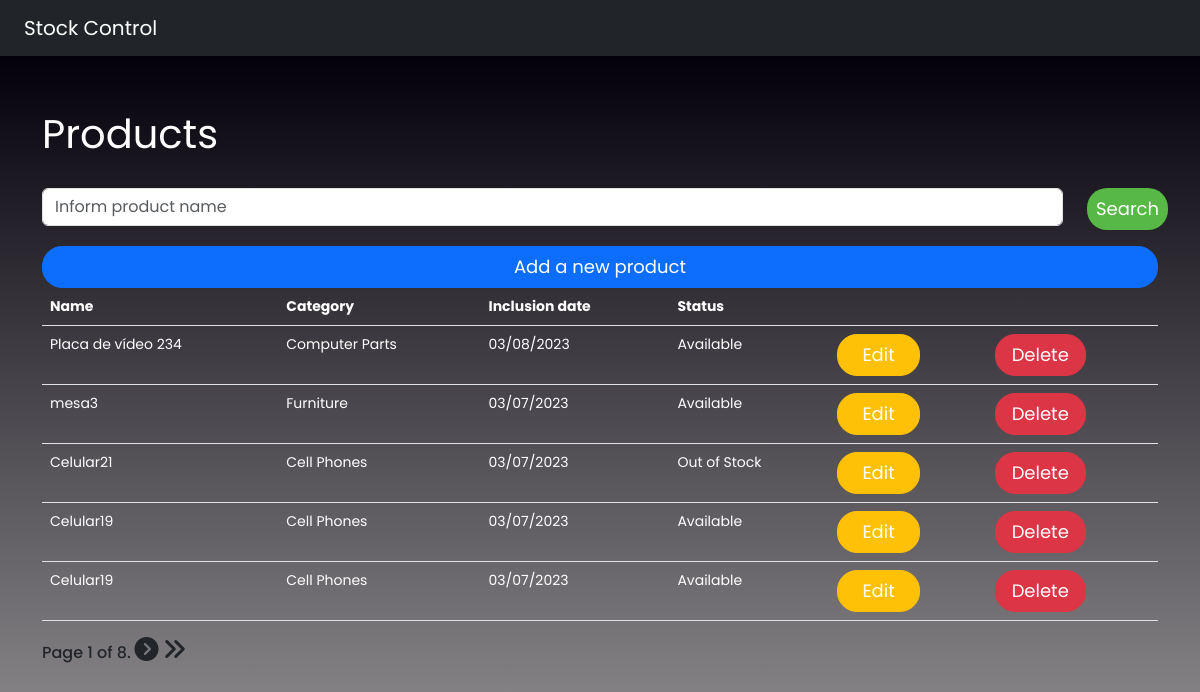
Before: /products/ with the older database file.
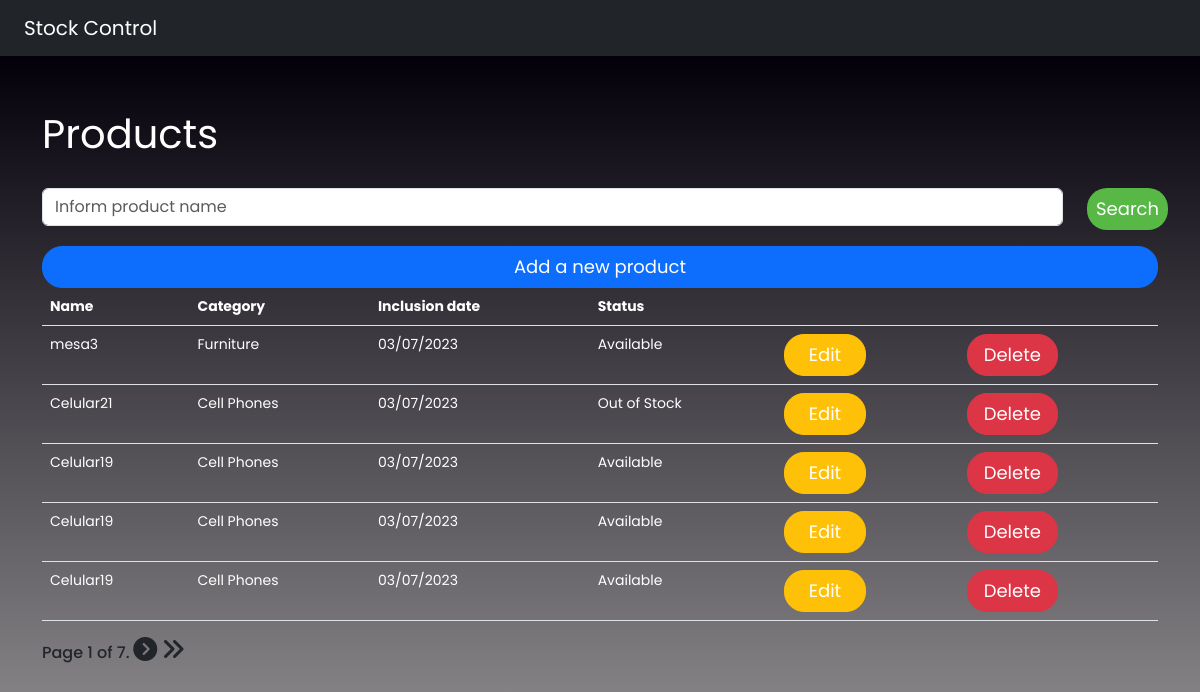
After: the same page with the newer database file.
### stock_app/models.py (models this page shows)
class Products(models.Model):
    class Categories(models.TextChoices):
        CELL_PHONES = "Cell Phones"
        APPLIANCES = "Appliances"
        COMP_PARTS = "Computer Parts"
        FURNITURE = "Furniture"
    status = models.BooleanField(default=False, verbose_name=f"Status: Out of Stock / Available")
    name = models.CharField(max_length=250, null=False)
    category = models.CharField(max_length=50, choices=Categories.choices)
    creation_date = models.DateField(auto_now_add=True)

### stock_app/views.py (the view)
# urls.py: path("products/", products, name="products"),
def products(request):
    products = Products.objects.all().order_by('-id')
    queryset = request.GET.get('q')
    if queryset:
        products = Products.objects.filter(
            Q(status__icontains=queryset)|
            Q(name__icontains=queryset)|
            Q(category__icontains=queryset)
        )
    paginator = Paginator(products, 5)
    page = request.GET.get('page')
    products = paginator.get_page(page)
    return render(request, "products/products.html", {"products": products})

### templates/products/products.html (shortened to what this page needs)
{% extends "base.html" %}
{% block content %}
<div class="container">
    <div class="py-4"></div>
    <p class="mb-4 text-white fs-1 fw-normal">Products</p>
    <form method="GET">
        <div class="row">
            <div class="form-group col-11" id="message">
                <input class="form-control" type="search" placeholder="Inform product name" name="q" value="{{request.GET.q}}">
            </div>
            <div class="form-group col-1 d-grid">
                <button class="btn btn--pill btn--green px-2 mx-0">Search</button>
            </div>
        </div>
    </form>
    <div class="row">
        <div class="d-grid gap-2">
            <a class="mt-3 btn btn--pill btn-primary" href="{% url 'add_products' %}">Add a new product</a>
        </div>
    </div>
    <table class="table table-head">
        <thead>
            <tr class="text-white">
                <th>Name</th>
                <th>Category</th>
                <th>Inclusion date</th>
                <th>Status</th>
                <th></th>
                <th></th>
            </tr>
        </thead>
        <tbody>
            {% for product in products %}
            <tr style="color: #fff;">
                <td>{{product.name}}</td>
                <td>{{product.category}}</td>
                <td>{{product.creation_date|date:"m/d/Y"}}</td>
                {% if product.status == True %}
                    <td>Available</td>
                {% else %}
                    <td>Out of Stock</td>
                {% endif %}
                <td><a class="px-4 btn btn--pill btn-warning" href="/edit_product/{{product.id}}">Edit</a></td>
                <td><a class="px-3 btn btn--pill btn-danger" href="/remove_product/{{product.id}}">Delete</a></td>
            </tr>
            {% endfor %}
        </tbody>
    </table>
    <div class="pagination">
        <span class="step-links">
            <div class="d-inline-flex bd-highlight">
                <span class="h6 current">
                    Page {{ products.number }} of {{ products.paginator.num_pages }}.
                </span>
            </div>
            {% if products.has_next %}
                <a href="?page={{ products.next_page_number }}"><i class="h4 text-dark fa-solid fa-circle-chevron-right"></i></a>
                <a href="?page={{ products.paginator.num_pages }}&q={% if request.GET.q%}{{ request.GET.q }}{% endif %}"><i class="h4 text-dark fa-solid fa-angles-right"></i></a>
            {% endif %}
        </span>
    </div>
</div>
{% endblock content %}

Changed rows visible on the page:
removed Products: name "Placa de vídeo 234", category "Computer Parts", creation_date "03/08/2023", status "Available"
now on this page (row unchanged): Products: name "Celular19", category "Cell Phones", creation_date "03/07/2023", status "Available"
Other visible differences:
{{ products.paginator.num_pages }}: "8" → "7"
